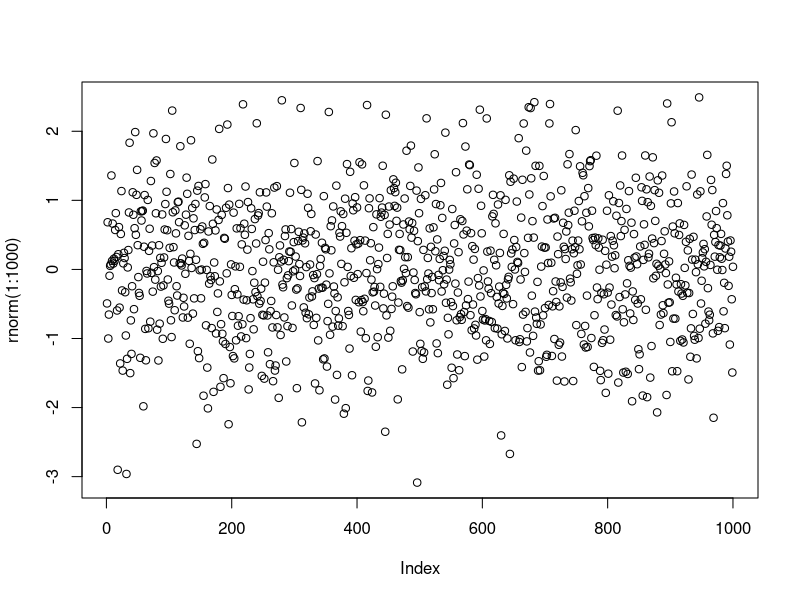

R code for this plot:
## ---- chunk 1
knitr::opts_chunk$set(echo = TRUE, eval = TRUE)
## ---- chunk 2
my_name <- "Harry"
my_name
## ---- chunk 3
plot(rnorm(1:1000))
## ---- chunk 4
library(tidyverse)
## ---- chunk 5
genomics <- read_csv("../data/dna_markers.csv")
glimpse(genomics)
## ---- chunk 6
biocontrol <- readxl::read_xlsx("../data/dicots_herbicides.xlsx", sheet = 1, skip = 5)
biocontrol
